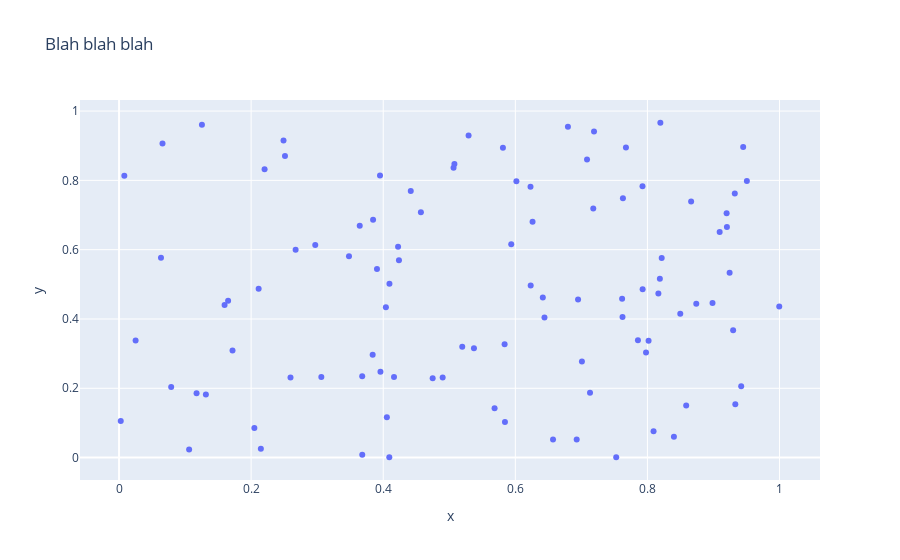

Notebook code cell kept with this figure:
### Code cell
## Set titles 
px.scatter(x=x, y=y, title="Blah blah blah")
